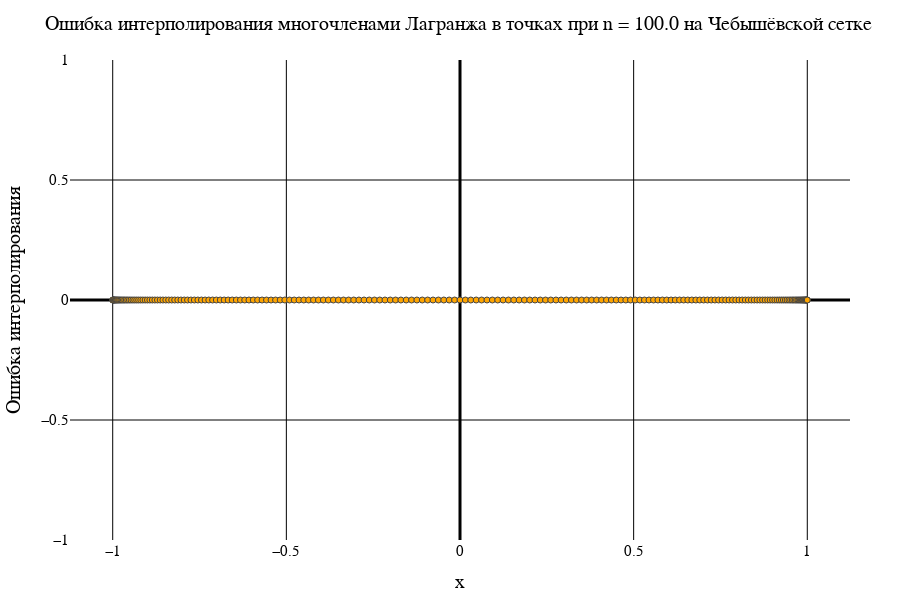

Notebook code cell kept with this figure:
### Code cell
data2[2]

### Figure 1 — Plotly figure (JSON) as saved in the notebook; plotly's stock layout.template omitted (floating-point values rounded to 4 significant figures; data arrays with more than 128 entries replaced by an {"elided": "..."} marker saying what was removed)
{"data": [{"marker": {"color": "orange", "line": {"width": 1}, "showline": true}, "mode": "markers", "type": "scatter", "x": {"elided": "201 float values"}, "y": {"elided": "201 int values"}}], "layout": {"coloraxis": {"outlinecolor": "black"}, "font": {"color": "black", "family": "Times New Roman"}, "height": 600, "margin": {"b": 50, "l": 50, "r": 50, "t": 60}, "paper_bgcolor": "white", "plot_bgcolor": "white", "title": {"autosize": false, "font": {"color": "black", "family": "Times New Roman", "size": 20}, "paper_bgcolor": "red", "text": "Ошибка интерполирования многочленами Лагранжа в точках при n = 100.0 на Чебышёвской сетке"}, "width": 900, "xaxis": {"color": "black", "gridcolor": "black", "gridwidth": 1, "tickfont": {"size": 15}, "title": {"font": {"color": "black", "family": "Times New Roman", "size": 20}, "text": "x"}, "zerolinecolor": "black", "zerolinewidth": 3}, "yaxis": {"exponentformat": "power", "gridcolor": "black", "gridwidth": 1, "tickfont": {"size": 15}, "title": {"font": {"color": "black", "family": "Times New Roman", "size": 20}, "text": "Ошибка интерполирования"}, "zerolinecolor": "black", "zerolinewidth": 3}}}
